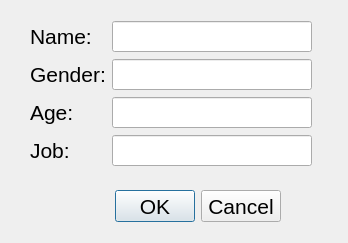
<?xml version="1.0" encoding="UTF-8"?>
<ui version="4.0">
 <class>SubjectIfo</class>
 <widget class="QDialog" name="SubjectIfo">
  <property name="geometry">
   <rect>
    <x>0</x>
    <y>0</y>
    <width>348</width>
    <height>243</height>
   </rect>
  </property>
  <property name="font">
   <font>
    <pointsize>16</pointsize>
   </font>
  </property>
  <property name="windowTitle">
   <string>Please Enter Your Information</string>
  </property>
  <widget class="QDialogButtonBox" name="btns">
   <property name="geometry">
    <rect>
     <x>0</x>
     <y>190</y>
     <width>281</width>
     <height>32</height>
    </rect>
   </property>
   <property name="orientation">
    <enum>Qt::Horizontal</enum>
   </property>
   <property name="standardButtons">
    <set>QDialogButtonBox::Cancel|QDialogButtonBox::Ok</set>
   </property>
  </widget>
  <widget class="QWidget" name="verticalLayoutWidget">
   <property name="geometry">
    <rect>
     <x>30</x>
     <y>20</y>
     <width>282</width>
     <height>148</height>
    </rect>
   </property>
   <layout class="QVBoxLayout" name="verticalLayout">
    <item>
     <layout class="QHBoxLayout" name="horizontalLayout">
      <item>
       <widget class="QLabel" name="label_name">
        <property name="minimumSize">
         <size>
          <width>76</width>
          <height>0</height>
         </size>
        </property>
        <property name="font">
         <font>
          <pointsize>16</pointsize>
         </font>
        </property>
        <property name="text">
         <string>Name:  </string>
        </property>
       </widget>
      </item>
      <item>
       <widget class="QLineEdit" name="lineEdit_name">
        <property name="font">
         <font>
          <pointsize>14</pointsize>
         </font>
        </property>
       </widget>
      </item>
     </layout>
    </item>
    <item>
     <layout class="QHBoxLayout" name="horizontalLayout_3">
      <item>
       <widget class="QLabel" name="label_gender">
        <property name="font">
         <font>
          <pointsize>16</pointsize>
         </font>
        </property>
        <property name="text">
         <string>Gender:</string>
        </property>
       </widget>
      </item>
      <item>
       <widget class="QLineEdit" name="lineEdit_gender">
        <property name="font">
         <font>
          <pointsize>14</pointsize>
         </font>
        </property>
       </widget>
      </item>
     </layout>
    </item>
    <item>
     <layout class="QHBoxLayout" name="horizontalLayout_5">
      <item>
       <widget class="QLabel" name="label_age">
        <property name="minimumSize">
         <size>
          <width>76</width>
          <height>0</height>
         </size>
        </property>
        <property name="font">
         <font>
          <pointsize>16</pointsize>
         </font>
        </property>
        <property name="text">
         <string>Age:</string>
        </property>
       </widget>
      </item>
      <item>
       <widget class="QLineEdit" name="lineEdit_age">
        <property name="font">
         <font>
          <pointsize>14</pointsize>
         </font>
        </property>
       </widget>
      </item>
     </layout>
    </item>
    <item>
     <layout class="QHBoxLayout" name="horizontalLayout_4">
      <item>
       <widget class="QLabel" name="label_job">
        <property name="minimumSize">
         <size>
          <width>76</width>
          <height>0</height>
         </size>
        </property>
        <property name="font">
         <font>
          <pointsize>16</pointsize>
         </font>
        </property>
        <property name="text">
         <string>Job:</string>
        </property>
       </widget>
      </item>
      <item>
       <widget class="QLineEdit" name="lineEdit_job">
        <property name="font">
         <font>
          <pointsize>14</pointsize>
         </font>
        </property>
       </widget>
      </item>
     </layout>
    </item>
   </layout>
  </widget>
 </widget>
 <resources/>
 <connections>
  <connection>
   <sender>btns</sender>
   <signal>accepted()</signal>
   <receiver>SubjectIfo</receiver>
   <slot>accept()</slot>
   <hints>
    <hint type="sourcelabel">
     <x>248</x>
     <y>254</y>
    </hint>
    <hint type="destinationlabel">
     <x>157</x>
     <y>274</y>
    </hint>
   </hints>
  </connection>
  <connection>
   <sender>btns</sender>
   <signal>rejected()</signal>
   <receiver>SubjectIfo</receiver>
   <slot>reject()</slot>
   <hints>
    <hint type="sourcelabel">
     <x>316</x>
     <y>260</y>
    </hint>
    <hint type="destinationlabel">
     <x>286</x>
     <y>274</y>
    </hint>
   </hints>
  </connection>
 </connections>
</ui>
